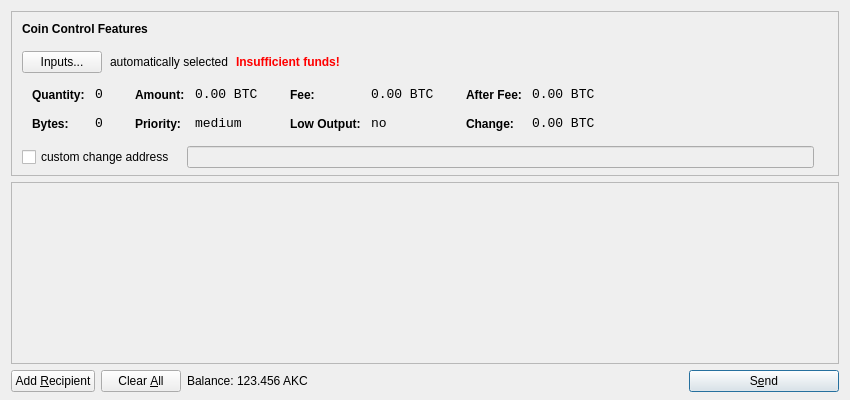
<?xml version="1.0" encoding="UTF-8"?>
<ui version="4.0">
 <class>SendCoinsDialog</class>
 <widget class="QDialog" name="SendCoinsDialog">
  <property name="geometry">
   <rect>
    <x>0</x>
    <y>0</y>
    <width>850</width>
    <height>400</height>
   </rect>
  </property>
  <property name="windowTitle">
   <string>Send Coins</string>
  </property>
  <layout class="QVBoxLayout" name="verticalLayout" stretch="0,1,0">
   <property name="bottomMargin">
    <number>8</number>
   </property>
   <item>
    <widget class="QFrame" name="frameCoinControl">
     <property name="sizePolicy">
      <sizepolicy hsizetype="Expanding" vsizetype="Expanding">
       <horstretch>0</horstretch>
       <verstretch>0</verstretch>
      </sizepolicy>
     </property>
     <property name="maximumSize">
      <size>
       <width>16777215</width>
       <height>16777215</height>
      </size>
     </property>
     <property name="frameShape">
      <enum>QFrame::StyledPanel</enum>
     </property>
     <property name="frameShadow">
      <enum>QFrame::Sunken</enum>
     </property>
     <layout class="QVBoxLayout" name="verticalLayoutCoinControl2">
      <property name="spacing">
       <number>-1</number>
      </property>
      <property name="leftMargin">
       <number>0</number>
      </property>
      <property name="topMargin">
       <number>0</number>
      </property>
      <property name="rightMargin">
       <number>0</number>
      </property>
      <property name="bottomMargin">
       <number>6</number>
      </property>
      <item>
       <layout class="QVBoxLayout" name="verticalLayoutCoinControl" stretch="0,0,0,0,1">
        <property name="spacing">
         <number>0</number>
        </property>
        <property name="leftMargin">
         <number>10</number>
        </property>
        <property name="topMargin">
         <number>10</number>
        </property>
        <item>
         <layout class="QHBoxLayout" name="horizontalLayoutCoinControl1">
          <property name="bottomMargin">
           <number>15</number>
          </property>
          <item>
           <widget class="QLabel" name="labelCoinControlFeatures">
            <property name="sizePolicy">
             <sizepolicy hsizetype="Preferred" vsizetype="Maximum">
              <horstretch>0</horstretch>
              <verstretch>0</verstretch>
             </sizepolicy>
            </property>
            <property name="font">
             <font>
              <weight>75</weight>
              <bold>true</bold>
             </font>
            </property>
            <property name="styleSheet">
             <string notr="true">font-weight:bold;</string>
            </property>
            <property name="text">
             <string>Coin Control Features</string>
            </property>
           </widget>
          </item>
         </layout>
        </item>
        <item>
         <layout class="QHBoxLayout" name="horizontalLayoutCoinControl2" stretch="0,0,0,0">
          <property name="spacing">
           <number>8</number>
          </property>
          <property name="bottomMargin">
           <number>10</number>
          </property>
          <item>
           <widget class="QPushButton" name="pushButtonCoinControl">
            <property name="styleSheet">
             <string notr="true"/>
            </property>
            <property name="text">
             <string>Inputs...</string>
            </property>
           </widget>
          </item>
          <item>
           <widget class="QLabel" name="labelCoinControlAutomaticallySelected">
            <property name="text">
             <string>automatically selected</string>
            </property>
            <property name="margin">
             <number>5</number>
            </property>
           </widget>
          </item>
          <item>
           <widget class="QLabel" name="labelCoinControlInsuffFunds">
            <property name="font">
             <font>
              <weight>75</weight>
              <bold>true</bold>
             </font>
            </property>
            <property name="styleSheet">
             <string notr="true">color:red;font-weight:bold;</string>
            </property>
            <property name="text">
             <string>Insufficient funds!</string>
            </property>
            <property name="margin">
             <number>5</number>
            </property>
           </widget>
          </item>
          <item>
           <spacer name="horizontalSpacerCoinControl">
            <property name="orientation">
             <enum>Qt::Horizontal</enum>
            </property>
            <property name="sizeHint" stdset="0">
             <size>
              <width>40</width>
              <height>1</height>
             </size>
            </property>
           </spacer>
          </item>
         </layout>
        </item>
        <item>
         <widget class="QWidget" name="widgetCoinControl" native="true">
          <property name="sizePolicy">
           <sizepolicy hsizetype="Preferred" vsizetype="Preferred">
            <horstretch>0</horstretch>
            <verstretch>0</verstretch>
           </sizepolicy>
          </property>
          <property name="minimumSize">
           <size>
            <width>0</width>
            <height>0</height>
           </size>
          </property>
          <property name="styleSheet">
           <string notr="true"/>
          </property>
          <layout class="QHBoxLayout" name="horizontalLayoutCoinControl5">
           <property name="margin">
            <number>0</number>
           </property>
           <item>
            <layout class="QHBoxLayout" name="horizontalLayoutCoinControl3" stretch="0,0,0,1">
             <property name="spacing">
              <number>20</number>
             </property>
             <property name="topMargin">
              <number>0</number>
             </property>
             <property name="bottomMargin">
              <number>10</number>
             </property>
             <item>
              <layout class="QFormLayout" name="formLayoutCoinControl1">
               <property name="horizontalSpacing">
                <number>10</number>
               </property>
               <property name="verticalSpacing">
                <number>14</number>
               </property>
               <property name="leftMargin">
                <number>10</number>
               </property>
               <property name="topMargin">
                <number>4</number>
               </property>
               <property name="rightMargin">
                <number>6</number>
               </property>
               <item row="0" column="0">
                <widget class="QLabel" name="labelCoinControlQuantityText">
                 <property name="styleSheet">
                  <string notr="true">font-weight:bold;</string>
                 </property>
                 <property name="text">
                  <string>Quantity:</string>
                 </property>
                 <property name="margin">
                  <number>0</number>
                 </property>
                </widget>
               </item>
               <item row="0" column="1">
                <widget class="QLabel" name="labelCoinControlQuantity">
                 <property name="font">
                  <font>
                   <family>Monospace</family>
                   <pointsize>10</pointsize>
                  </font>
                 </property>
                 <property name="cursor">
                  <cursorShape>IBeamCursor</cursorShape>
                 </property>
                 <property name="contextMenuPolicy">
                  <enum>Qt::ActionsContextMenu</enum>
                 </property>
                 <property name="text">
                  <string notr="true">0</string>
                 </property>
                 <property name="margin">
                  <number>0</number>
                 </property>
                 <property name="textInteractionFlags">
                  <set>Qt::LinksAccessibleByMouse|Qt::TextSelectableByKeyboard|Qt::TextSelectableByMouse</set>
                 </property>
                </widget>
               </item>
               <item row="1" column="0">
                <widget class="QLabel" name="labelCoinControlBytesText">
                 <property name="styleSheet">
                  <string notr="true">font-weight:bold;</string>
                 </property>
                 <property name="text">
                  <string>Bytes:</string>
                 </property>
                </widget>
               </item>
               <item row="1" column="1">
                <widget class="QLabel" name="labelCoinControlBytes">
                 <property name="font">
                  <font>
                   <family>Monospace</family>
                   <pointsize>10</pointsize>
                  </font>
                 </property>
                 <property name="cursor">
                  <cursorShape>IBeamCursor</cursorShape>
                 </property>
                 <property name="contextMenuPolicy">
                  <enum>Qt::ActionsContextMenu</enum>
                 </property>
                 <property name="text">
                  <string notr="true">0</string>
                 </property>
                 <property name="textInteractionFlags">
                  <set>Qt::LinksAccessibleByMouse|Qt::TextSelectableByKeyboard|Qt::TextSelectableByMouse</set>
                 </property>
                </widget>
               </item>
              </layout>
             </item>
             <item>
              <layout class="QFormLayout" name="formLayoutCoinControl2">
               <property name="horizontalSpacing">
                <number>10</number>
               </property>
               <property name="verticalSpacing">
                <number>14</number>
               </property>
               <property name="leftMargin">
                <number>6</number>
               </property>
               <property name="topMargin">
                <number>4</number>
               </property>
               <property name="rightMargin">
                <number>6</number>
               </property>
               <item row="0" column="0">
                <widget class="QLabel" name="labelCoinControlAmountText">
                 <property name="styleSheet">
                  <string notr="true">font-weight:bold;</string>
                 </property>
                 <property name="text">
                  <string>Amount:</string>
                 </property>
                 <property name="margin">
                  <number>0</number>
                 </property>
                </widget>
               </item>
               <item row="0" column="1">
                <widget class="QLabel" name="labelCoinControlAmount">
                 <property name="font">
                  <font>
                   <family>Monospace</family>
                   <pointsize>10</pointsize>
                  </font>
                 </property>
                 <property name="cursor">
                  <cursorShape>IBeamCursor</cursorShape>
                 </property>
                 <property name="contextMenuPolicy">
                  <enum>Qt::ActionsContextMenu</enum>
                 </property>
                 <property name="text">
                  <string notr="true">0.00 BTC</string>
                 </property>
                 <property name="textInteractionFlags">
                  <set>Qt::LinksAccessibleByMouse|Qt::TextSelectableByKeyboard|Qt::TextSelectableByMouse</set>
                 </property>
                </widget>
               </item>
               <item row="1" column="0">
                <widget class="QLabel" name="labelCoinControlPriorityText">
                 <property name="styleSheet">
                  <string notr="true">font-weight:bold;</string>
                 </property>
                 <property name="text">
                  <string>Priority:</string>
                 </property>
                </widget>
               </item>
               <item row="1" column="1">
                <widget class="QLabel" name="labelCoinControlPriority">
                 <property name="font">
                  <font>
                   <family>Monospace</family>
                   <pointsize>10</pointsize>
                  </font>
                 </property>
                 <property name="cursor">
                  <cursorShape>IBeamCursor</cursorShape>
                 </property>
                 <property name="contextMenuPolicy">
                  <enum>Qt::ActionsContextMenu</enum>
                 </property>
                 <property name="text">
                  <string>medium</string>
                 </property>
                 <property name="textInteractionFlags">
                  <set>Qt::LinksAccessibleByMouse|Qt::TextSelectableByKeyboard|Qt::TextSelectableByMouse</set>
                 </property>
                </widget>
               </item>
              </layout>
             </item>
             <item>
              <layout class="QFormLayout" name="formLayoutCoinControl3">
               <property name="horizontalSpacing">
                <number>10</number>
               </property>
               <property name="verticalSpacing">
                <number>14</number>
               </property>
               <property name="leftMargin">
                <number>6</number>
               </property>
               <property name="topMargin">
                <number>4</number>
               </property>
               <property name="rightMargin">
                <number>6</number>
               </property>
               <item row="0" column="0">
                <widget class="QLabel" name="labelCoinControlFeeText">
                 <property name="styleSheet">
                  <string notr="true">font-weight:bold;</string>
                 </property>
                 <property name="text">
                  <string>Fee:</string>
                 </property>
                 <property name="margin">
                  <number>0</number>
                 </property>
                </widget>
               </item>
               <item row="0" column="1">
                <widget class="QLabel" name="labelCoinControlFee">
                 <property name="font">
                  <font>
                   <family>Monospace</family>
                   <pointsize>10</pointsize>
                  </font>
                 </property>
                 <property name="cursor">
                  <cursorShape>IBeamCursor</cursorShape>
                 </property>
                 <property name="contextMenuPolicy">
                  <enum>Qt::ActionsContextMenu</enum>
                 </property>
                 <property name="text">
                  <string notr="true">0.00 BTC</string>
                 </property>
                 <property name="textInteractionFlags">
                  <set>Qt::LinksAccessibleByMouse|Qt::TextSelectableByKeyboard|Qt::TextSelectableByMouse</set>
                 </property>
                </widget>
               </item>
               <item row="1" column="0">
                <widget class="QLabel" name="labelCoinControlLowOutputText">
                 <property name="styleSheet">
                  <string notr="true">font-weight:bold;</string>
                 </property>
                 <property name="text">
                  <string>Low Output:</string>
                 </property>
                </widget>
               </item>
               <item row="1" column="1">
                <widget class="QLabel" name="labelCoinControlLowOutput">
                 <property name="font">
                  <font>
                   <family>Monospace</family>
                   <pointsize>10</pointsize>
                  </font>
                 </property>
                 <property name="cursor">
                  <cursorShape>IBeamCursor</cursorShape>
                 </property>
                 <property name="contextMenuPolicy">
                  <enum>Qt::ActionsContextMenu</enum>
                 </property>
                 <property name="text">
                  <string>no</string>
                 </property>
                 <property name="textInteractionFlags">
                  <set>Qt::LinksAccessibleByMouse|Qt::TextSelectableByKeyboard|Qt::TextSelectableByMouse</set>
                 </property>
                </widget>
               </item>
              </layout>
             </item>
             <item>
              <layout class="QFormLayout" name="formLayoutCoinControl4">
               <property name="horizontalSpacing">
                <number>10</number>
               </property>
               <property name="verticalSpacing">
                <number>14</number>
               </property>
               <property name="leftMargin">
                <number>6</number>
               </property>
               <property name="topMargin">
                <number>4</number>
               </property>
               <property name="rightMargin">
                <number>6</number>
               </property>
               <item row="0" column="0">
                <widget class="QLabel" name="labelCoinControlAfterFeeText">
                 <property name="styleSheet">
                  <string notr="true">font-weight:bold;</string>
                 </property>
                 <property name="text">
                  <string>After Fee:</string>
                 </property>
                 <property name="margin">
                  <number>0</number>
                 </property>
                </widget>
               </item>
               <item row="0" column="1">
                <widget class="QLabel" name="labelCoinControlAfterFee">
                 <property name="font">
                  <font>
                   <family>Monospace</family>
                   <pointsize>10</pointsize>
                  </font>
                 </property>
                 <property name="cursor">
                  <cursorShape>IBeamCursor</cursorShape>
                 </property>
                 <property name="contextMenuPolicy">
                  <enum>Qt::ActionsContextMenu</enum>
                 </property>
                 <property name="text">
                  <string notr="true">0.00 BTC</string>
                 </property>
                 <property name="textInteractionFlags">
                  <set>Qt::LinksAccessibleByMouse|Qt::TextSelectableByKeyboard|Qt::TextSelectableByMouse</set>
                 </property>
                </widget>
               </item>
               <item row="1" column="0">
                <widget class="QLabel" name="labelCoinControlChangeText">
                 <property name="styleSheet">
                  <string notr="true">font-weight:bold;</string>
                 </property>
                 <property name="text">
                  <string>Change:</string>
                 </property>
                </widget>
               </item>
               <item row="1" column="1">
                <widget class="QLabel" name="labelCoinControlChange">
                 <property name="font">
                  <font>
                   <family>Monospace</family>
                   <pointsize>10</pointsize>
                  </font>
                 </property>
                 <property name="cursor">
                  <cursorShape>IBeamCursor</cursorShape>
                 </property>
                 <property name="contextMenuPolicy">
                  <enum>Qt::ActionsContextMenu</enum>
                 </property>
                 <property name="text">
                  <string notr="true">0.00 BTC</string>
                 </property>
                 <property name="textInteractionFlags">
                  <set>Qt::LinksAccessibleByMouse|Qt::TextSelectableByKeyboard|Qt::TextSelectableByMouse</set>
                 </property>
                </widget>
               </item>
              </layout>
             </item>
            </layout>
           </item>
          </layout>
         </widget>
        </item>
        <item>
         <layout class="QHBoxLayout" name="horizontalLayoutCoinControl4" stretch="0,0,0">
          <property name="spacing">
           <number>12</number>
          </property>
          <property name="sizeConstraint">
           <enum>QLayout::SetDefaultConstraint</enum>
          </property>
          <property name="topMargin">
           <number>5</number>
          </property>
          <property name="rightMargin">
           <number>5</number>
          </property>
          <item>
           <widget class="QCheckBox" name="checkBoxCoinControlChange">
            <property name="text">
             <string>custom change address</string>
            </property>
           </widget>
          </item>
          <item>
           <widget class="QLineEdit" name="lineEditCoinControlChange">
            <property name="enabled">
             <bool>false</bool>
            </property>
            <property name="sizePolicy">
             <sizepolicy hsizetype="Expanding" vsizetype="Fixed">
              <horstretch>0</horstretch>
              <verstretch>0</verstretch>
             </sizepolicy>
            </property>
           </widget>
          </item>
          <item>
           <widget class="QLabel" name="labelCoinControlChangeLabel">
            <property name="sizePolicy">
             <sizepolicy hsizetype="Preferred" vsizetype="Expanding">
              <horstretch>0</horstretch>
              <verstretch>0</verstretch>
             </sizepolicy>
            </property>
            <property name="minimumSize">
             <size>
              <width>0</width>
              <height>0</height>
             </size>
            </property>
            <property name="text">
             <string/>
            </property>
            <property name="margin">
             <number>3</number>
            </property>
           </widget>
          </item>
         </layout>
        </item>
        <item>
         <spacer name="verticalSpacerCoinControl">
          <property name="orientation">
           <enum>Qt::Vertical</enum>
          </property>
          <property name="sizeHint" stdset="0">
           <size>
            <width>800</width>
            <height>1</height>
           </size>
          </property>
         </spacer>
        </item>
       </layout>
      </item>
     </layout>
    </widget>
   </item>
   <item>
    <widget class="QScrollArea" name="scrollArea">
     <property name="widgetResizable">
      <bool>true</bool>
     </property>
     <widget class="QWidget" name="scrollAreaWidgetContents">
      <property name="geometry">
       <rect>
        <x>0</x>
        <y>0</y>
        <width>830</width>
        <height>165</height>
       </rect>
      </property>
      <layout class="QVBoxLayout" name="verticalLayout_2">
       <property name="margin">
        <number>0</number>
       </property>
       <item>
        <layout class="QVBoxLayout" name="entries">
         <property name="spacing">
          <number>6</number>
         </property>
        </layout>
       </item>
       <item>
        <spacer name="verticalSpacer">
         <property name="orientation">
          <enum>Qt::Vertical</enum>
         </property>
         <property name="sizeHint" stdset="0">
          <size>
           <width>20</width>
           <height>40</height>
          </size>
         </property>
        </spacer>
       </item>
      </layout>
     </widget>
    </widget>
   </item>
   <item>
    <layout class="QHBoxLayout" name="horizontalLayout">
     <item>
      <widget class="QPushButton" name="addButton">
       <property name="toolTip">
        <string>Send to multiple recipients at once</string>
       </property>
       <property name="text">
        <string>Add &amp;Recipient</string>
       </property>
       <property name="icon">
        <iconset resource="../bitcoin.qrc">
         <normaloff>:/icons/add</normaloff>:/icons/add</iconset>
       </property>
       <property name="autoDefault">
        <bool>false</bool>
       </property>
      </widget>
     </item>
     <item>
      <widget class="QPushButton" name="clearButton">
       <property name="sizePolicy">
        <sizepolicy hsizetype="Minimum" vsizetype="Fixed">
         <horstretch>0</horstretch>
         <verstretch>0</verstretch>
        </sizepolicy>
       </property>
       <property name="toolTip">
        <string>Remove all transaction fields</string>
       </property>
       <property name="text">
        <string>Clear &amp;All</string>
       </property>
       <property name="icon">
        <iconset resource="../bitcoin.qrc">
         <normaloff>:/icons/remove</normaloff>:/icons/remove</iconset>
       </property>
       <property name="autoRepeatDelay">
        <number>300</number>
       </property>
       <property name="autoDefault">
        <bool>false</bool>
       </property>
      </widget>
     </item>
     <item>
      <layout class="QHBoxLayout" name="horizontalLayout_2">
       <property name="spacing">
        <number>3</number>
       </property>
       <item>
        <widget class="QLabel" name="label">
         <property name="text">
          <string>Balance:</string>
         </property>
        </widget>
       </item>
       <item>
        <widget class="QLabel" name="labelBalance">
         <property name="cursor">
          <cursorShape>IBeamCursor</cursorShape>
         </property>
         <property name="text">
          <string>123.456 AKC</string>
         </property>
         <property name="textInteractionFlags">
          <set>Qt::LinksAccessibleByMouse|Qt::TextSelectableByKeyboard|Qt::TextSelectableByMouse</set>
         </property>
        </widget>
       </item>
      </layout>
     </item>
     <item>
      <spacer name="horizontalSpacer">
       <property name="orientation">
        <enum>Qt::Horizontal</enum>
       </property>
       <property name="sizeHint" stdset="0">
        <size>
         <width>40</width>
         <height>20</height>
        </size>
       </property>
      </spacer>
     </item>
     <item>
      <widget class="QPushButton" name="sendButton">
       <property name="minimumSize">
        <size>
         <width>150</width>
         <height>0</height>
        </size>
       </property>
       <property name="toolTip">
        <string>Confirm the send action</string>
       </property>
       <property name="text">
        <string>S&amp;end</string>
       </property>
       <property name="icon">
        <iconset resource="../bitcoin.qrc">
         <normaloff>:/icons/send</normaloff>:/icons/send</iconset>
       </property>
       <property name="default">
        <bool>true</bool>
       </property>
      </widget>
     </item>
    </layout>
   </item>
  </layout>
 </widget>
 <resources>
  <include location="../bitcoin.qrc"/>
 </resources>
 <connections/>
</ui>
